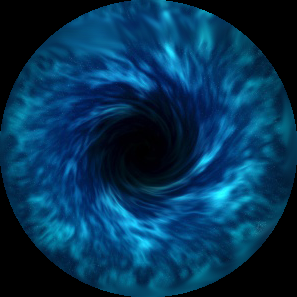
#> input picture src_assets/redmatter_blast_accretion_disk.png, 297 x 297 px
$ python normalize_color.py
#> lines starting #> are read from the running program, lines starting #| are printed output that depends on the picture; after the words box and inside, x2 and y2 are one past the last pixel; in counts of white or black regions, pixels touching at a corner belong together; long printed decimals are rounded
# Quick-and-dirty ChatGPT Script used to generate the normalized variant of the black hole texture used to enable runtime color change in code.
# This was necessary for the Nightmare Blast, which (currently) creates an Halloween-colored variant of the usual Red Matter black hole.
# Note that the values it prints in "Color Correction Info" seem to have the red and blue channels flipped and even still were a bit off - the
# values actually used in the mod code are from manual trial-and-error refinements of the original values produced by this script.
# Run using Python 3.11.2
# Requires OpenCV: pip install opencv-contrib-python

import cv2
import numpy as np

# Load image with alpha preserved
img = cv2.imread("redmatter_blast_accretion_disk.png", cv2.IMREAD_UNCHANGED).astype(np.float32) / 255.0

# Separate RGB and alpha
if img.shape[2] == 4:
    rgb = img[:, :, :3]
    alpha = img[:, :, 3:]
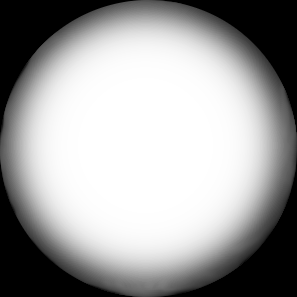
#> alpha: shape (297, 297, 1) float32; min 0, max 1, mean 0.627
else:
    rgb = img
    alpha = None

# Only consider visible pixels (alpha > 0.01)
if alpha is not None:
    mask = (alpha > 0.01).astype(np.float32)
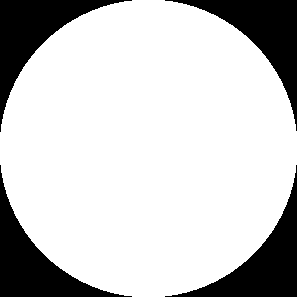
#> mask: shape (297, 297, 1) float32; values 0 (black) and 1 (white), 79% white; 4 black regions, box (x1, y1, x2, y2) and area: (0, 165, 132, 297) 4630, (165, 165, 297, 297) 4630, (165, 0, 297, 131) 4629, (0, 0, 132, 132) 4627
    weighted_mean = (rgb * mask).sum(axis=(0, 1)) / mask.sum()
#> weighted_mean = [0.424, 0.259, 0.0198]
else:
    weighted_mean = rgb.mean(axis=(0, 1))

# Compute scale to normalize color balance
scale = weighted_mean.max() / weighted_mean
#> scale = [1, 1.64, 21.48]
rgb_corrected = np.clip(rgb * scale, 0, 1)
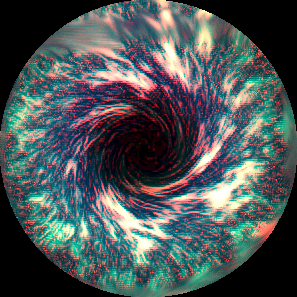
#> rgb_corrected: shape (297, 297, 3) float32; mean B, G, R 0.335, 0.333, 0.291

# Recombine alpha
if alpha is not None:
    img_corrected = np.concatenate([rgb_corrected, alpha], axis=2)
else:
    img_corrected = rgb_corrected

# Save output
cv2.imwrite("accretion_disk.png", (img_corrected * 255).astype(np.uint8))

# Compute inverse multipliers to restore original look at runtime
runtime_restore = 1.0 / scale
#> runtime_restore = [1, 0.609, 0.0466]
runtime_restore /= runtime_restore.max()  # normalize so max = 1

print("---- Color Correction Info ----")
print(f"Original mean color per channel (R,G,B): {weighted_mean}")
#| Original mean color per channel (R,G,B): [0.4242 0.2585 0.01975]
print(f"Applied neutralization scale (S): {scale}")
#| Applied neutralization scale (S): [ 1.         1.641 21.476  ]
print(f"Use these multipliers in code to restore original color:")
print(f"R: {runtime_restore[0]:.3f}, G: {runtime_restore[1]:.3f}, B: {runtime_restore[2]:.3f}")
#| R: 1.000, G: 0.609, B: 0.047
